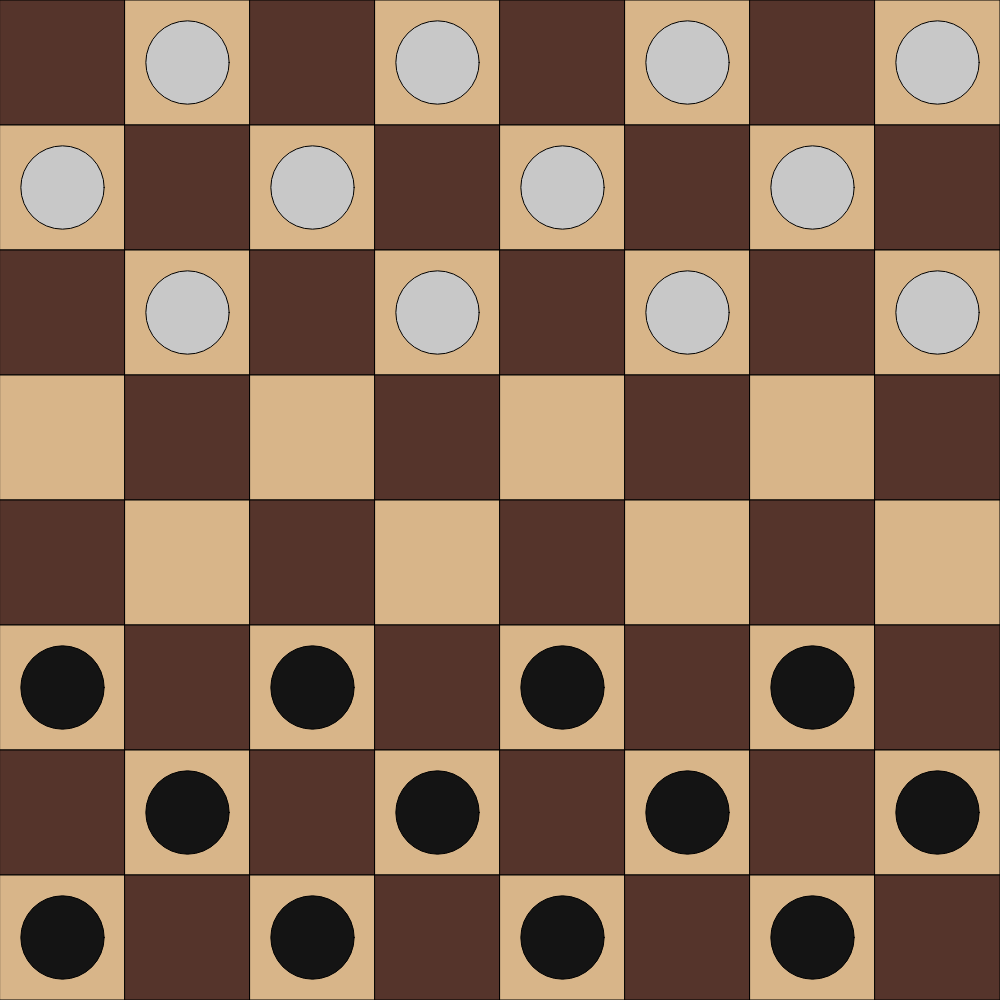
Frame 1 (no input)
Frame 60 (no input): identical to frame 1, image omitted
Frame 120 (the mouse pressed at the canvas centre since frame 60): identical to frame 1, image omitted

The p5.js sketch that drew this single still picture (run headless with seeded random() and noise() and a simulated clock; from frame 60 on, the mouse is pressed at the canvas centre):

// p5.js sketch
// ── sketch.js
// Grid Based Game
// Chase Buniak
// November 8, 2024
//
// Extra for Experts:
// - describe what you did to take this project "above and beyond"


let grid;
let cellSize;
const GRID_SIZE = 8;
let tileIsLight = true;
const LIGHT_TILE = 0;
const DARK_TILE = 1;
let playerPiece = 2;
let botPiece = 3;

function setup() {
  if (windowWidth < windowHeight) {
    createCanvas(windowWidth, windowWidth);
  }
  else {
    createCanvas(windowHeight, windowHeight);
  }
  cellSize = height/GRID_SIZE;
  grid = generateBoard(GRID_SIZE, GRID_SIZE);
}

function windowResized() {
  if (windowWidth < windowHeight) {
    resizeCanvas(windowWidth, windowWidth);
  }
  else {
    resizeCanvas(windowHeight, windowHeight);
  }
  cellSize = height/GRID_SIZE;
}

function draw() {
  background(220);
  displayGrid();
}

function mousePressed() {
  let x = Math.floor(mouseX/cellSize);
  let y = Math.floor(mouseY/cellSize);

  if (grid[y][x] === playerPiece) {
    // highlightSquare(x, y);
  }
}

// function highlightSquare(x, y) {
// 
// }

function displayGrid() {
  for (let y = 0; y < GRID_SIZE; y++) {
    for (let x = 0; x < GRID_SIZE; x++) {
      if (grid[y][x] === DARK_TILE) {
        makeSquares(x, y);
      }
      else if (grid[y][x] === LIGHT_TILE) {
        makeSquares(x, y);
      }
      else if (grid[y][x] === playerPiece) {
        makeSquares(x, y);
        fill(20, 20, 20);
        makePieces(x, y);
      }
      else if (grid[y][x] === botPiece) {
        makeSquares(x, y);
        fill(200, 200, 200);
        makePieces(x, y);
      }
    }
  }
}

function makeSquares(x, y) {
  if (grid[y][x] === DARK_TILE) {
    fill(85, 52, 43);
  }
  else {
    fill(216, 181, 137);
  }
  square(x * cellSize, y * cellSize, cellSize);
}

function makePieces(x, y) {
  let pieceGoalFinder;
  if (y > 4) {
    pieceGoalFinder = 8;
  }
  else if (y < 3) {
    pieceGoalFinder = 0;
  }
  let basicPiece = {
    pieceX: x * cellSize + cellSize/2,
    pieceY: y * cellSize + cellSize/2,
    pieceD: cellSize/1.5,
    pieceStroke: 0,
    pieceGoal: GRID_SIZE - pieceGoalFinder,
  };

  grid.push(basicPiece);
  circle(basicPiece.pieceX, basicPiece.pieceY, basicPiece.pieceD);
}

function generateBoard(cols, rows) {
  let newGrid = [];
  for (let y = 0; y < rows; y++) {
    newGrid.push([]);
    tileIsLight = !tileIsLight;
    for (let x = 0; x < cols; x++) {
      if (tileIsLight && y > 4) {
        newGrid[y].push(playerPiece);
      }
      else if (tileIsLight && y < 3) {
        newGrid[y].push(botPiece);
      }
      else if (tileIsLight) {
        newGrid[y].push(LIGHT_TILE);
      }
      else {
        newGrid[y].push(DARK_TILE);
      }
      tileIsLight = !tileIsLight;
    }
  }
  return newGrid;
}


// Create a way to know what piece is selected
// Make sure when piece is moved tile stays same colour; Likely white
// Make a way for piece to mave
// Make a way to capture
// Create smart Ai (Make a func to check for possible capture)
